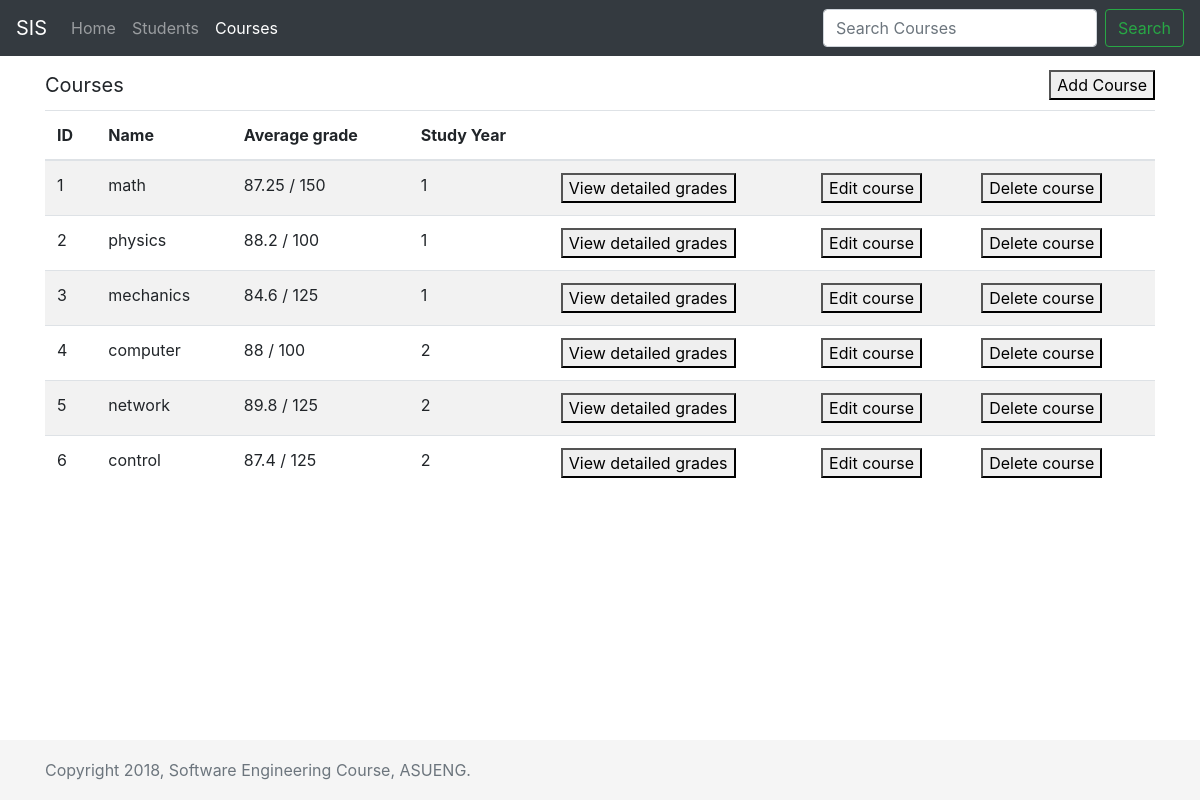
/courses.php, run on the app's committed database.
### tables this page shows
CREATE TABLE `courses` (
  `id` int(11) NOT NULL,
  `name` varchar(256) NOT NULL,
  `max_degree` int(11) NOT NULL,
  `study_year` int(11) NOT NULL
);

### controllers/common.php (called while the page is built)
<?php
  function safeGet($name, $default = null){
    return (isset($_REQUEST[$name]))?$_REQUEST[$name]:$default;
  }
?>

### models/course.php (called while the page is built, shortened)
<?php
	class Course extends Database{
		function __construct($id) {
			$sql = "SELECT * FROM courses WHERE id = $id;";
			$statement = Database::$db->prepare($sql);
			$statement->execute();
			$data = $statement->fetch(PDO::FETCH_ASSOC);
		}
		public static function all($keyword) {
			$keyword = str_replace(" ", "%", $keyword);
			$sql = "SELECT * FROM courses WHERE name LIKE ('%$keyword%');";
			$statement = Database::$db->prepare($sql);
			$statement->execute();
			$courses = [];
			while($row = $statement->fetch(PDO::FETCH_ASSOC)) {
				$courses[] = new Course($row['id']);
			}
			return $courses;
		}
	}
?>

### models/grade.php (called while the page is built, shortened)
<?php
	class Grade extends Database{
		function __construct($id) {
			$sql = "SELECT * FROM grades WHERE id = $id;";
			$statement = Database::$db->prepare($sql);
			$statement->execute();
			$data = $statement->fetch(PDO::FETCH_ASSOC);
		}
		public static function all($type, $id) {
			$sql = ($type)?"SELECT * FROM grades WHERE course_id LIKE ($id);" : "SELECT * FROM grades WHERE student_id LIKE ($id);";
			$statement = Database::$db->prepare($sql);
			$statement->execute();
			$grades = [];
			while($row = $statement->fetch(PDO::FETCH_ASSOC)) {
				$grades[] = new grade($row['id']);
			}
			return $grades;
		}
	}
?>

### courses.php (the view, shortened to what this page needs)
<?php
	include_once('./controllers/common.php');
	include_once('./components/headcourses.php');
	include_once('./models/course.php');
	include_once('./models/grade.php');
?>
	<div style="padding: 10px 0px 10px 0px; vertical-align: text-bottom;">
		<span style="font-size: 125%;">Courses</span>
		<button class="button float-right edit_course" id="0">Add Course</button>
	</div>
    <table class="table table-striped">
    	<thead>
	    	<tr>
	      		<th scope="col">ID</th>
	      		<th scope="col">Name</th>
	      		<th scope="col">Average grade</th>
	      		<th scope="col">Study Year</th>
	      		<th scope="col"></th>
	      		<th scope="col"></th>
	      		<th scope="col"></th>
	    	</tr>
	  	</thead>
	  	<tbody>
		  	<?php
				$courses = Course::all(safeGet('keywords'));
				foreach ($courses as $course) {
					$sum=0;
					$grades = Grade::all(1, $course->id);
					foreach($grades as $grade){
						$sum+=$grade->degree;
					}
				$average = (count($grades)) ? $sum/count($grades) : 0;
			?>
    		<tr>
    			<td><?=$course->id?></td>
    			<td><?=$course->name?></td>
    			<td><?=round($average,2)?> / <?=$course->max_degree?></td>
    			<td><?=$course->study_year?></td>
    			<td><button class="button view_grades" id="<?=$course->id?>">View detailed grades</button>&nbsp;
    			<td><button class="button edit_course" id="<?=$course->id?>">Edit course</button></td>
    			<td><button class="button delete_course" id="<?=$course->id?>">Delete course</button></td>
    		</tr>
    		<?php } ?>
    	</tbody>
    </table>
<?php include_once('./components/tail.php') ?>

### components/headcourses.php (shortened to what this page needs)
<!doctype html>
<html lang="en">
  <head>
    <link href="./css/bootstrap.min.css" rel="stylesheet">
    <link href="./css/sticky-footer-navbar.css" rel="stylesheet">
  </head>
  <body>
    <header>
      <nav class="navbar navbar-expand-md navbar-dark fixed-top bg-dark">
        <a class="navbar-brand" href="#">SIS</a>
        <div class="collapse navbar-collapse" id="navbarCollapse">
          <ul class="navbar-nav mr-auto">
            <li class="nav-item">
              <a class="nav-link" href=".">Home <span class="sr-only">(current)</span></a>
            </li>
            <li class="nav-item">
              <a class="nav-link" href="./students.php">Students</a>
            </li>
            <li class="nav-item active">
              <a class="nav-link" href="./courses.php">Courses</a>
            </li>
          </ul>
          <form action="./courses.php" class="form-inline mt-2 mt-md-0">
            <input class="form-control mr-sm-2" type="text" name="keywords" placeholder="Search Courses" aria-label="Search" value="<?=safeGet('keywords')?>">
            <button class="btn btn-outline-success my-2 my-sm-0" type="submit">Search</button>
          </form>
        </div>
      </nav>
    </header>
    <main role="main" class="container">

### components/tail.php (shortened to what this page needs)
    </main>
    <footer class="footer">
      <div class="container">
        <span class="text-muted">Copyright 2018, Software Engineering Course, ASUENG.</span>
      </div>
    </footer>
  </body>
</html>

### css/sticky-footer-navbar.css (style rules this page uses)
html { position: relative; min-height: 100%; }
body { margin-bottom: 60px; }
.footer { position: absolute; bottom: 0; width: 100%; height: 60px; line-height: 60px; background-color: #f5f5f5; }
body > .container { padding: 60px 15px 0; }
.footer > .container { padding-right: 15px; padding-left: 15px; }

### data on the page
courses: id "1", name "math", average "87.25", max_degree "150", study_year "1"
courses: id "2", name "physics", average "88.2", max_degree "100", study_year "1"
courses: id "3", name "mechanics", average "84.6", max_degree "125", study_year "1"
courses: id "4", name "computer", average "88", max_degree "100", study_year "2"
courses: id "5", name "network", average "89.8", max_degree "125", study_year "2"
courses: id "6", name "control", average "87.4", max_degree "125", study_year "2"
